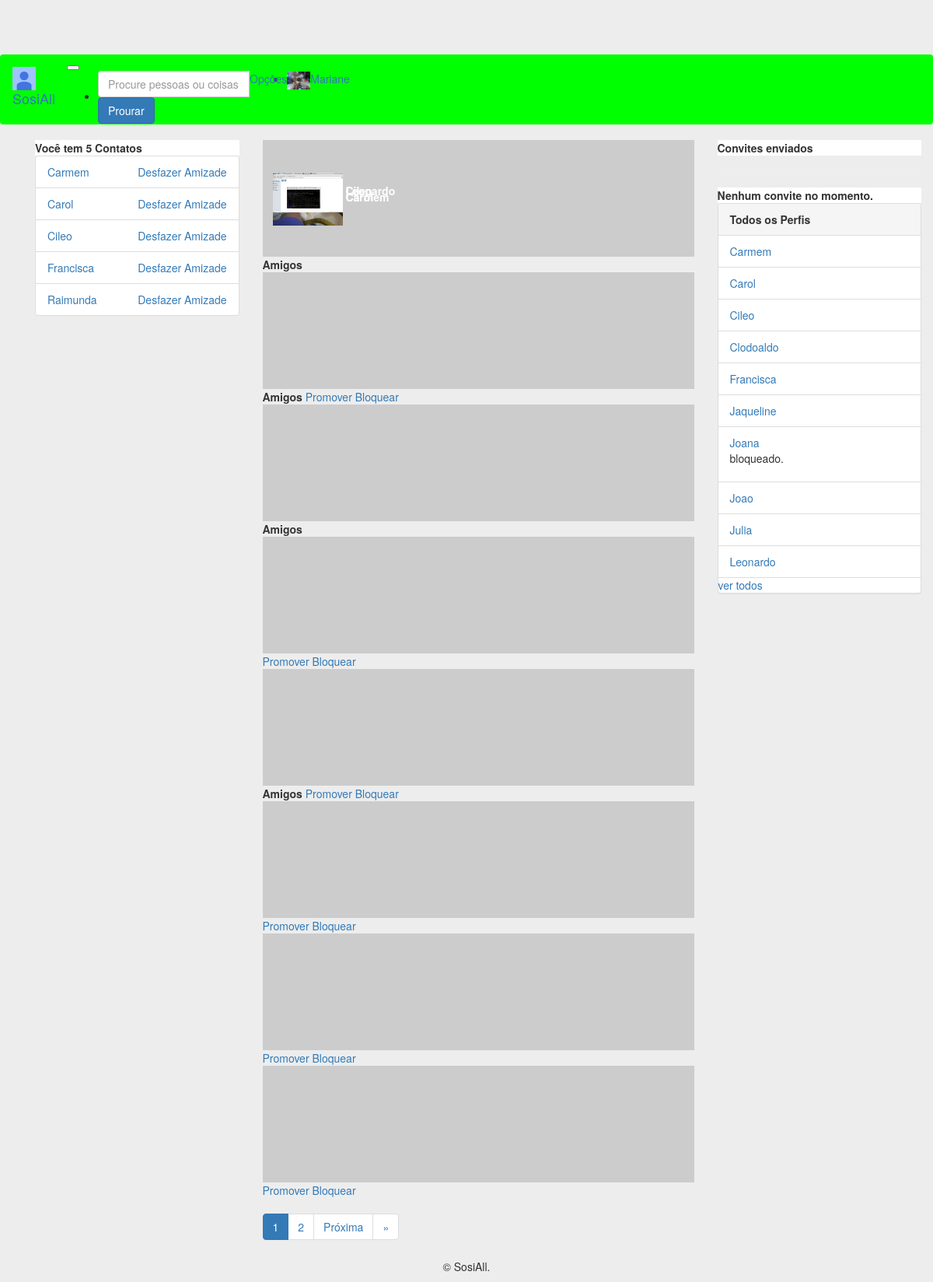
The app's page /perfil_list (signed in) with its own data.
### perfis/models.py (models this page shows, shortened)
class Perfil(models.Model):
    nome = models.CharField(max_length=255, null=False)
    telefone = models.CharField(max_length=15, null=False)
    nome_empresa = models.CharField(max_length=255, null=False)
    contatos = models.ManyToManyField('Perfil')
    usuario = models.OneToOneField(User, related_name='perfil', on_delete=models.CASCADE)
    criado_em = models.DateTimeField(auto_now_add=True)
    atualizado_em = models.DateTimeField(auto_now=True)
    convidavel = models.BooleanField(blank=True, null=True)
    ativa = models.BooleanField(default=True)
    justificativa = models.TextField(null=True)
    bloqueado = models.BooleanField(default=False)
    error_mensage = models.CharField(max_length=512, null=True)
    foto = models.ImageField(blank=True, null=True, upload_to='media/')
    capa = models.ImageField(blank=True, null=True, upload_to='media/')
    class Meta:
        ordering = ('nome',)
    def __str__(self):
        return self.nome

### perfis/views.py (the view)
# urls.py: path('perfil_list', views.perfil_list, name='perfil_list'),
def perfil_list(request):
    if request.user.is_superuser:
        ITEMS_PER_PAGE = 10
        perfis = Perfil.objects.all()
        paginator = Paginator(perfis, ITEMS_PER_PAGE)
        page = request.GET.get('page',1)
        try:
            perfil_list = paginator.get_page(page)
        except InvalidPage:
            perfil_list = paginator.get_page(1)
        return render(request,'perfis/show_perfis.html',{'perfil_list':perfil_list,
            'perfil_logado':get_perfil_logado(request),
            'perfis': Perfil.objects.all()[:10]})
    fed = Feedback(perfil=get_perfil_logado(request),message='Você não possui permissão!')
    fed.save()
    return redirect('index')

### perfis/views.py (called while the page is built)
def get_perfil_logado(request):
    return request.user.perfil

### perfis/templates/perfis/show_perfis.html (shortened to what this page needs)
{% extends 'perfis/base_b.html' %}
{% block body %}
{% if perfil_list %}
{% for perfil in perfil_list %}
{% if perfil.bloqueado %}
        <!--div class="alert alert-danger" role="alert">
            <h3>Atenção!</h3>
            <p>{{perfil.error_mensage}}</p>
        </div>
    {% if perfil_logado.usuario.is_superuser %}
        <a href="{% url 'desbloquear' perfil.id %}">Desbloquear</a-->
    {% endif %}
{% elif perfil.ativa %}
    <div class="card gedf-card">
        <div class="card-header">
            <div style="position: relative; top: 0em; left: 0em">
                <img  width="100%" height="150em" src="https://picsum.photos/50/50" alt="">
            </div>
            <div style="position:absolute; top:3em; left:2em">
                <img  image-profile class="rounded-circle" src="{{perfil.foto}}" width="90">
                <strong id="white-name">{{perfil.nome}}</strong>
            </div>
        </div>
        <div class="card-footer">
    {% if perfil in perfil_logado.contatos.all %}
        <strong>Amigos</strong>
    {% endif %}
    {% if perfil.usuario.is_superuser == False and perfil_logado.usuario.is_superuser == True %}
            <a href="{% url 'promover' perfil.id %}" class="card-link">Promover</a>
            <a href="{% url 'bloquear' perfil.id %}" onclick="return confirm('Deseja mesmo bloquear o usuario {{perfil.nome}}?')" class="card-link">Bloquear</a>
    {% endif %}
        </div>
    </div>
{% endif %}
{% endfor %}
<nav aria-label="...">
          <ul class="pagination">
            {% for page in  perfil_list.paginator.page_range %}
            <li class="page-item active">
              {% if perfil_list.number == page %}
              <span class="page-link">{{perfil_list.number}}<span class="sr-only">(current)</span></span>
              {% else %}
              <li class="page-item">
              <a class="page-link" href="?page={{ page }}">{{ page }}</a>
              {% endif %}
            </li>
            {% endfor %}
              {% if perfil_list.has_next %}
            <li class="page-item">
              <a class="page-link" href="?page={{ posts.next_page_number }}">Próxima</a>
            </li>
            <li class="page-item">
              <a class="page-link" href="?page={{ posts.paginator.num_pages }}"> &raquo;</a>
            </li>
            {% endif %}
          </ul>
        </nav>
{% endif %}
{% endblock %}

### perfis/templates/perfis/base_b.html (shortened to what this page needs)
<!DOCTYPE html>
{% load static %}
<html>
<head>
	<link rel="stylesheet" href="{% static 'bootstrap/css/bootstrap.min.css' %}">
    <link rel="stylesheet" href="{% static 'fontawesome/css/fontawesome-all.min.css' %}">
    <link rel="stylesheet" href="{% static 'styles/basic.css' %}">
</head>
<body>
	<nav class="navbar navbar-expand-lg navbar-light fixed-top" id="nav-main">
		<div class="container-fluid">
		 	<a class="navbar-brand" href="{% url 'index' %}">
		    	<img src="{% static 'img/photo.jpg' %}" width="30" height="30" alt="">
		    	SosiAll
		 	</a>
		 	<button class="navbar-toggler" type="button" data-toggle="collapse" data-target="#navbarNavDropdown" aria-controls="navbarNavDropdown" aria-expanded="false" aria-label="Toggle navigation">
		 	</button>
		 	<div class="collapse navbar-collapse" id="navbarNavDropdown">
			    <ul class="navbar-nav ml-auto">
			     	<li class="nav-item active">
				      	<form class="form-inline" action="{% url 'search' %}" method="GET">
						    <div class="input-group mb-6">
							  <input type="text" class="form-control" name="word" placeholder="Procure pessoas ou coisas"  aria-describedby="basic-addon2" required="">
							  <div class="input-group-append">
							    <button class="btn btn-primary" type="submit">Prourar</button>
							  </div>
							</div>
					 	</form>
			     	</li>
			     	<li class="nav-item dropdown">
				        <a class="nav-link dropdown-toggle" href="#" id="navbarDropdown" role="button" data-toggle="dropdown" aria-haspopup="true" aria-expanded="false">Opções
				        </a>
				     </li>
				     <li class="nav-item">
			        	<a class="nav-link" href="#"><img class="rounded-circle" src="{{perfil_logado.foto}}" width="30" alt=""></a>
			     	</li>
				     <li class="nav-item">
			        	<a class="nav-link" href="{% url 'exibir' perfil_logado.id %}">{{perfil_logado.nome}}</a>
			     	</li>
			    </ul>
		  	</div>
		</div>
	</nav>
	<div class="container">
    	<div class="container">
    		<div class="row">
    			<div class="col-md-3" id="nav">
    			{% if perfil_logado.bloqueado == False %}
    				<div class="card">
			            {% with total=perfil_logado.contatos.count %}
			                {% if total %}
			                    <div class="card-header">
			                        <strong>Você tem  {{ total }}
			                            Contato{{ total|pluralize }}
			                        </strong>
			                    </div>
			                    <ul class="list-group">
			                        {% for perfil in perfil_logado.contatos.all %}
			                            <li class="list-group-item">
			                                <a href="{% url 'exibir' perfil.id %}">
			                                    {{ perfil }}
			                                </a>
			                                <a class="pull-right" href="{% url 'desfazer' perfil.id %}" onclick="return confirm('Deseja mesmo  desfazer amizade com {{perfil.nome}}?')">
			                                    Desfazer Amizade
			                                </a>
			                            </li>
			                        {% endfor %}
			                    </ul>
			                {% else %}
			                    <div class="pcard-header">
			                        <strong>Você não tem contatos</strong>
			                    </div>
			                {% endif %}
			            {% endwith %}
			        </div>
    			{% endif %}
    			</div>
    			<div class="col-md-6">
    				{% block body %}
        			{% endblock %}
    			</div>
    			<div class="col-md-3" id="aside">
    			{% if perfil_logado.bloqueado == False %}
    				<div class="card">
					 	<div class="card-header">
					    <strong>Convites enviados</strong>
					 	</div>
					</div>
					<hr>
					<div class="card">
						 {% with total=perfil_logado.convites_recebidos.count %}
						 {% if total %}
						<div class="card-header">
							<strong>
								{{ total }} Convite{{ total|pluralize }} aguardando Aprovação
			                </strong>
						</div>
						<ul class="list-group list-group-flush">
						{% for convite in perfil_logado.convites_recebidos.all %}
							<li class="list-group-item">
								<div class="card-body" id="card-body">
									<h6 class="card-text">{{ convite.solicitante.nome }}</h6>
									<a href="{% url 'aceitar' convite.id %}" class="card-link">Aceitar</a>
									<a href="{% url 'recusar' convite.id %}" class="card-link">Recusar</a>
								</div>
							</li>
						{% endfor %}
						</ul>
						{% else %}
						<div class="card-header">
							<strong>Nenhum convite no momento.</strong>
						</div>
						{% endif %}
						{% endwith %}
					</div>
				{% endif %}
			        {% if perfil_logado.usuario.is_superuser %}
			        <div class="panel panel-default">
			            <div class="panel-heading">
			                <strong>Todos os Perfis</strong>
			            </div>
			            {% if perfis %}
			                <ul class="list-group">
			                {% for perfil in perfis %}
			                    <li class="list-group-item">
			                        <a href="{% url 'exibir' perfil.id %}">{{ perfil.nome }}</a>
			                        {% if perfil.bloqueado%}
			                            <p>bloqueado.</p>
			                        {% endif %}
			                    </li>
			                {% endfor %}
			                <a href="{% url 'perfil_list' %}">ver todos</a>
			            {% else %}
			                <p>Não há Perfis Cadastrados!</p>
			            {% endif %}
			            </ul>
			        </div>
    				{% endif %}
    			</div>
    		</div>
    	</div>
    	<div class="footer">
    		<div class="col-xs-12 text-center">
		      <p>&copy; SosiAll.</p>
		    </div>
    	</div>
	</div>
</body>
</html>

### perfis/static/styles/basic.css (style rules this page uses)
#nav-main { background-color: #00FF00; }
body { background-color: #EDEDED; margin-top: 5em; }
.card-header { background-color: #FFFFFF; }
#white-name { color: white }

### records on screen
Perfil: nome "Mariane"
Perfil: nome "Carmem", bloqueado False (drawn), shows "Amigos"
Perfil: nome "Carol", bloqueado False (drawn), shows "Amigos"
Perfil: nome "Cileo", bloqueado False (drawn), shows "Amigos"
Perfil: nome "Francisca", bloqueado False (drawn), shows "Amigos"
Perfil: nome "Raimunda"
Perfil: bloqueado False (drawn), nome "Clodoaldo"
Perfil: bloqueado False (drawn), nome "Jaqueline"
Perfil: bloqueado False (drawn), nome "Julia"
Perfil: bloqueado False (drawn), foto (picture), nome "Leonardo"
Perfil: nome "Joana", bloqueado "bloqueado."
Perfil: nome "Joao"

### other values on screen
{{ total }} "5"
{{ perfil_list.number }} "1"
{{ page }} "2"
